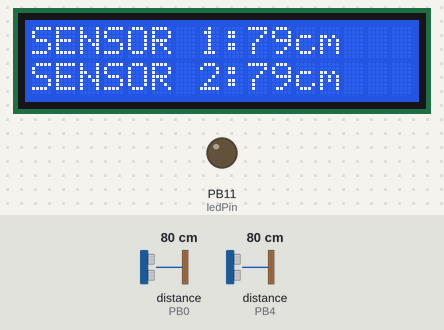
Bench run of a sketch on a simulated STM32 Blue Pill. Shown: 16×2 character LCD, output pins drawn as LEDs (lit = HIGH). Wiring (inferred from the names in the program): 2 × ultrasonic range finder: trigger PB1, echo PB0 / trigger PB3, echo PB4. The test bench sets the inputs (shaded band); at power-on: distance to the obstacle (sensors on PB0, PB4) 80 cm. The echo pulse lasts 58.3 µs per cm; pins used as bus, display or sensor lines are not drawn; what the sketch prints to the serial monitor is not drawn.

Above: at 4.2 s.
4.3 s: distance to the obstacle (sensor on PB0) set to 8 cm
At 5.3 s:
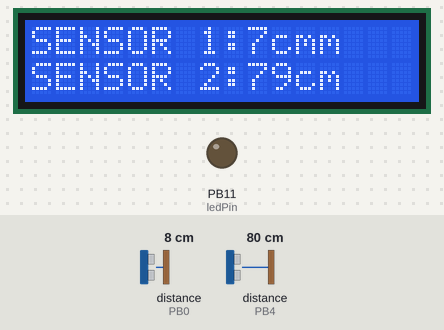
5.9 s: distance to the obstacle (sensor on PB0) set to 5 cm
At 6.4 s:
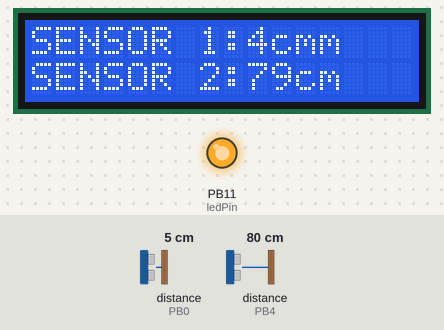
7.6 s: distance to the obstacle (sensor on PB4) set to 2 cm
At 8.6 s:
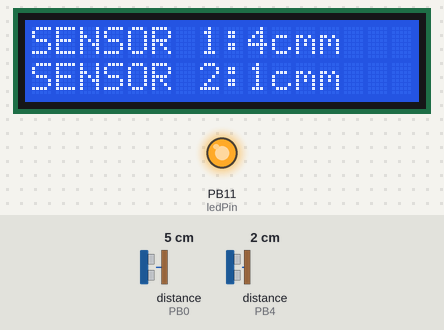
9.3 s: distance to the obstacle (sensor on PB0) set to 18 cm
At 10.6 s:
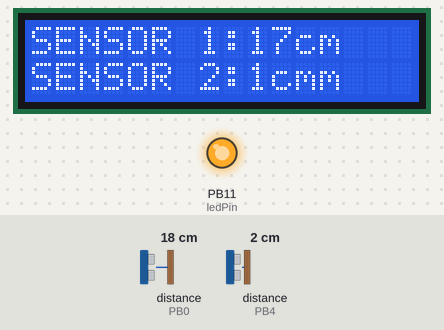
10.9 s: distance to the obstacle (sensor on PB4) set to 5 cm
At 12.2 s:
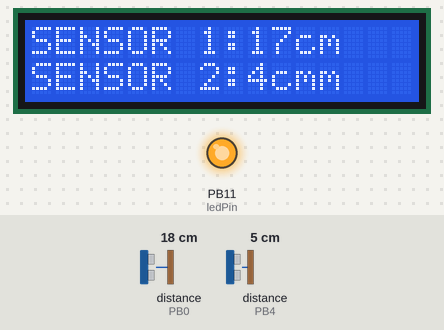
12.5 s: distance to the obstacle (sensor on PB4) set to 8 cm
At 13.1 s:
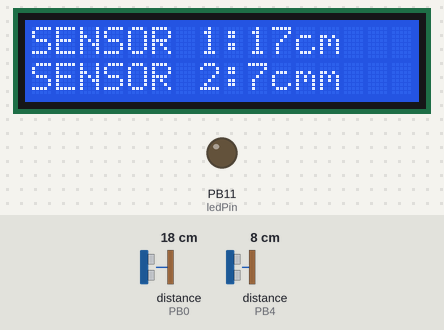
Timing chart, 0 to 15.2 s (numbered marks = the images above; inputs shaded):
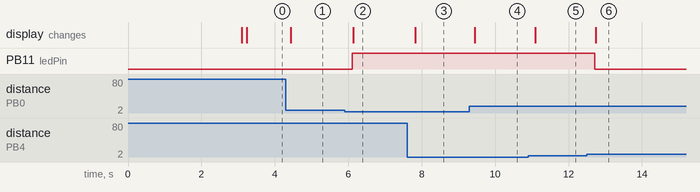

Measured:
- the behaviour switches between 7 and 6 cm on distance to the obstacle (sensor on PB0) (found by bisection; images 1 and 2)
- the behaviour switches between 6 and 7 cm on distance to the obstacle (sensor on PB4) (found by bisection; images 5 and 6)
- after the input at 4.3 s, the display: changes after 0.13 s (image 1)
- after the input at 5.9 s, PB11 (ledPin): LOW → HIGH after 0.21 s; the display: changes after 0.23 s (image 2)
- after the input at 7.6 s, the display: changes after 0.22 s (image 3)
- after the input at 9.3 s, the display: changes after 0.15 s (image 4)
- after the input at 10.9 s, the display: changes after 0.19 s (image 5)
- after the input at 12.5 s, PB11 (ledPin): HIGH → LOW after 0.22 s; the display: changes after 0.24 s (image 6)

The sketch:

2ULTRASONIC_I2C.cc.ino
```cpp
#include <Wire.h>
#include <LiquidCrystal_I2C.h>

LiquidCrystal_I2C lcd(0x3F,16,2);  // set the LCD address to 0xXX From the LCD Testing Code
const int trigPin1=PB1;   //Set Trigger pin of first ultrasonic Sensor
const int echoPin1=PB0;   //Set Echo pin of first ultrasonic Sensor
const int trigPin2=PB3;   //Set Trigger pin of Second ultrasonic Sensor
const int echoPin2=PB4;   //Set Echo pin of first ultrasonic Sensor
const int ledPin=PB11;    //Set the LED Pin

long duration;
int distanceCm1;
int distanceCm2;
int safetyDistance1;      //Safe Distance for the LED to light up
int safetyDistance2;
void setup()
{


  pinMode(trigPin1, OUTPUT);
  pinMode(echoPin1, INPUT);
  pinMode(trigPin2, OUTPUT);
  pinMode(echoPin2, INPUT);
  pinMode(ledPin,OUTPUT);

  Serial.begin(9600);
  Wire.begin();
  lcd.begin();
  lcd.backlight();
  lcd.setCursor(1,0);
  lcd.print("WELCOME");    //Printing Message on to the LCD
  lcd.setCursor(4,1);
  lcd.print("loading...");
  delay(3000);
  lcd.clear();
}


void loop()
{
  digitalWrite(trigPin1, LOW);
  delayMicroseconds(2);
  digitalWrite(trigPin1, HIGH);
  delayMicroseconds(10);
  digitalWrite(trigPin1, LOW);
  duration = pulseIn(echoPin1, HIGH);
  distanceCm1 = duration*0.034/2;            //Calculates the Distance of first sensor

  digitalWrite(trigPin2, LOW);
  delayMicroseconds(2);
  digitalWrite(trigPin2, HIGH);
  delayMicroseconds(10);
  digitalWrite(trigPin2, LOW);
  duration = pulseIn(echoPin2, HIGH);
  distanceCm2 = duration*0.034/2;           //Calculates the Distance of first sensor


  Serial.println(distanceCm1);
  Serial.println(distanceCm2);
  delay(100);

  safetyDistance1 = distanceCm1;
  safetyDistance2 = distanceCm2;

  if (safetyDistance1 <=5){                //Alerts the user when distance is less than 5cm from the first sensor
     digitalWrite(ledPin, HIGH);
     Serial.print("Change Direction!!!!!!!  - ");
  }

  else if(safetyDistance2 <=5){            //Alerts the user when distance is less than 5cm from the second sensor
     digitalWrite(ledPin, HIGH);
     Serial.print("Change Direction!!!!!!!  - ");
  }

  else{
     digitalWrite(ledPin,LOW);
     Serial.print("On Route  - ");
  }

  lcd.setCursor(0,0);
  lcd.print("SENSOR 1:");
  lcd.print(distanceCm1);
  lcd.print("cm");
  lcd.setCursor(0,1);
  lcd.print("SENSOR 2:");
  lcd.print(distanceCm2);
  lcd.print("cm");                         //Prints the distance onto the Screen

}
```
